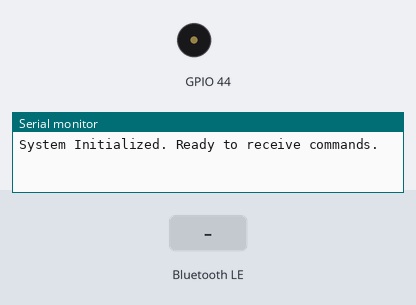
A sketch run on a simulated ESP32. On the bench: buzzer (waves = sounding), the last lines printed to the serial monitor. Inputs (shaded band) come from the test bench. Nothing arrives over Bluetooth unless stated; a phone connects over Bluetooth LE 3 s after start.

Above: at 1.2 s.
1.3 s: Bluetooth LE write "Power" received
At 2.4 s:
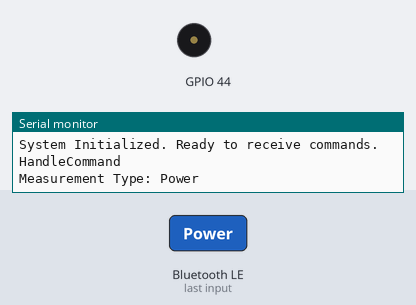
4.3 s: Bluetooth LE write "Voltage" received
At 4.9 s:
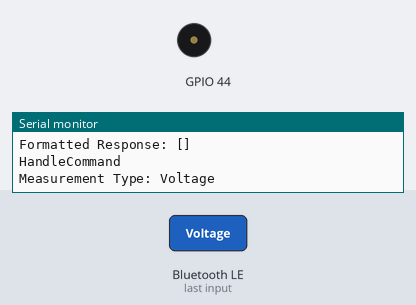
7.3 s: Bluetooth LE write "Current" received
At 11.15 s:
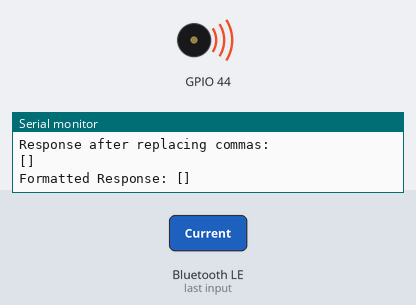
Timing chart, 0 to 13.2 s (numbered marks = the images above; inputs shaded):
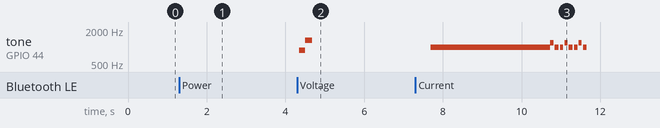

Measured:
- after the input at 1.3 s, tone on GPIO 44: stays silent (without the input it goes to 880 Hz after 1.7 s)
- after the input at 4.3 s, tone on GPIO 44: goes on until 4.7 s, then stays silent

The sketch:

main.ino
```cpp
#include <Arduino.h>
#include "Orchestrator.h"

// Define the pins used for UART communication on ESP32-C3
const int uartRxPin = D4;  // Example RX pin for ESP32-C3 (change as per your wiring)
const int uartTxPin = D3;  // Example TX pin for ESP32-C3 (change as per your wiring)
const int piezoPin = D7;
const uint32_t baudRate = 9600;

Orchestrator orchestrator(uartRxPin, uartTxPin, baudRate, piezoPin);

void setup() {
    // Run orchestrator BLE queue processing in its own task
    xTaskCreate(
        [](void* parameter) {
            for (;;) {
                orchestrator.processBleQueue();
                vTaskDelay(10 / portTICK_PERIOD_MS); // Small delay to yield to other tasks
            }
        },
        "ProcessBleQueueTask",
        2048, // Stack size
        NULL,
        1,    // Priority
        NULL
    );

    // Run orchestrator chime processing in its own task
    xTaskCreate(
        [](void* parameter) {
            for (;;) {
                orchestrator.chime.playNextChime();
                vTaskDelay(10 / portTICK_PERIOD_MS); // Small delay to yield to other tasks
            }
        },
        "PlayNextChimeTask",
        2048, // Stack size
        NULL,
        1,    // Priority
        NULL
    );

    // Start Serial Monitor for debugging
    Serial.begin(115200);  // This will be used for Serial Monitor output

    // Initialize the Orchestrator (handles UART and BLE)
    orchestrator.begin();

    // Additional setup or initialization if needed
    Serial.println("System Initialized. Ready to receive commands.");
}

void loop() {
    delay(1);
}
```

Chime.cpp
```cpp
#include "Chime.h"
#include "constants.h"

Chime::Chime(int piezoPin) : pin(piezoPin) {}

void Chime::begin() {
    pinMode(pin, OUTPUT);
    digitalWrite(pin, LOW);
}

void Chime::enqueueChime(ChimeTranslator::ChimeState state) {
    chimeQueue.push(state);
}

void Chime::playNextChime() {
    if (chimeQueue.empty()) return; // No chimes to play

    ChimeTranslator::ChimeState state = chimeQueue.front();
    chimeQueue.pop(); // Remove the chime from the queue

    switch (state) {
        case ChimeTranslator::CONNECT:
            playConnect();
            break;
        case ChimeTranslator::DISCONNECT:
            playDisconnect();
            break;
        case ChimeTranslator::SENT:
            playInfoSent();
            break;
        case ChimeTranslator::START:
            playStartup();
            break;
    }
}

void Chime::flushChimes() {
    while (!chimeQueue.empty()) {
        chimeQueue.pop(); // Clear the queue
    }
}

bool Chime::hasChimesToPlay() {
    return !chimeQueue.empty();
}

void Chime::toneSeq(const int* freqs, const int* durations, int count) {
    for (int i = 0; i < count; ++i) {
        if (freqs[i] > 0) {
            tone(pin, freqs[i], durations[i]);
        }
        delay(durations[i] + 30);  // Space between notes
    }
    noTone(pin);
}

// two tones
void Chime::playConnect() {
    int freqs[] = { 880, 1320 };
    int durations[] = { 120, 150 };
    toneSeq(freqs, durations, 2);
}

// descending tone
void Chime::playDisconnect() {
    int freqs[] = { 1320, 880 };
    int durations[] = { 150, 120 };
    toneSeq(freqs, durations, 2);
}

// beep
void Chime::playInfoSent() {
    int freqs[] = { 1000, 1200, 1000 };
    int durations[] = { 80, 80, 100 };
    toneSeq(freqs, durations, 3);
}

// ascending tone
void Chime::playStartup() {
    int freqs[] = { 660, 880, 1046 };
    int durations[] = { 100, 100, 200 };
    toneSeq(freqs, durations, 3);
}
```

Chime.h
```cpp
#ifndef CHIME_H
#define CHIME_H

#include <Arduino.h>
#include <queue>
#include "constants.h" // For ChimeTranslator enum

class Chime {
public:
    Chime(int piezoPin);
    void begin();

    void enqueueChime(ChimeTranslator::ChimeState state);
    void playNextChime();
    bool hasChimesToPlay();
    void flushChimes();

private:
    int pin;
    std::queue<ChimeTranslator::ChimeState> chimeQueue;
    void toneSeq(const int* freqs, const int* durations, int count);

    void playConnect();
    void playDisconnect();
    void playInfoSent();
    void playStartup();
};

#endif
```

Orchestrator.cpp
```cpp
#include "Orchestrator.h"
#include "Sender_esp32c3.h"
#include <Arduino.h>
#include "Chime.h"

using namespace std;

Orchestrator::Orchestrator(int uartRxPin, int uartTxPin, uint32_t baud, int piezoPin)
    : uart(Serial1), rxPin(uartRxPin), txPin(uartTxPin), baudRate(baud), chime(piezoPin) {
    // Register callbacks for BLE events
    bleSender.registerDataCallback([this](const std::string& command) {
        handleCommand(command);
    });
    bleSender.registerChimeCallback([this](int state) {
        onChime(state);
    });

}

void Orchestrator::begin() {
    // Initialize Serial2 for UART communication with specified RX/TX pins
    uart.begin(baudRate, SERIAL_8N1, rxPin, txPin);
    bleSender.begin("ESP32-BLE-Sender", true, true, true, true); // Notify + Write, no Read
    chime.begin();
    chime.flushChimes();
}

void Orchestrator::handleCommand(const string& command) {
    Serial.println("HandleCommand");
    // Format the incoming command
    String cmd = String(command.c_str());
    cmd.replace(';', ' ');

    // Extract MEASTYPE
    int firstSpace = cmd.indexOf(' ');
    int secondSpace = cmd.indexOf(' ', firstSpace + 1);
    String measurementType = cmd.substring(firstSpace + 1, secondSpace);
    Serial.println("Measurement Type: " + measurementType);

    // Send over UART (Serial2)
    uart.println(cmd);
    uart.flush();  // Ensure the command is sent before waiting for a response

    // Wait for multi-line UART responses from the other Arduino
    String response = waitForResponse();
    Serial.println("Response: " + response);

    // Format the response into a Python-style list
    String formattedResponse = formatResponsePyList(response, measurementType);
    Serial.println("Formatted Response: " + formattedResponse);

    // Split the formatted response into 19-byte chunks
    queueChunks(formattedResponse, 19);
}

String Orchestrator::waitForResponse() {
    String result;
    unsigned long start = millis();
    while (millis() - start < 3000) {  // 3 second timeout
        if (uart.available()) {
            String line = uart.readStringUntil('\n');
            line.trim();
            if (!line.isEmpty()) {
                if (!result.isEmpty()) {
                    result += ", ";
                }
                result += line;
            }
        }
    }
    Serial.println(result);
    return result;
}

String Orchestrator::formatResponsePyList(String response, String measurementType) {
    // Format the response into a list or other appropriate format
    String formattedResponse;
    if (measurementType == "Power" || measurementType == "Voltage" || measurementType == "Current") {
        // remove all commas in response and replace with empty
        response.replace(',', ' ');
        response.replace(' ', ',');
        Serial.println("Response after replacing commas: " + response);
        formattedResponse = "[" + response + "]";
    } else {
        int firstSpace = response.indexOf(' ');
        formattedResponse = "[" + ((firstSpace == -1) ? response : response.substring(0, firstSpace)) + "]";
    }
    Serial.println(formattedResponse);
    return formattedResponse;
}

void Orchestrator::queueChunks(String formattedResponse, int minChunkSize) {
    int start = 0;
    while (start < formattedResponse.length()) {
        int chunkSize = min(minChunkSize, (int)(formattedResponse.length() - start));
        String chunk = formattedResponse.substring(start, start + chunkSize);
        bleQueue.push(chunk);
        start += chunkSize;
    }
}

void Orchestrator::processBleQueue() {
    if (!bleQueue.empty() && millis() - lastSendTime >= bleSendInterval) {
        String nextChunk = bleQueue.front();
        bleQueue.pop();
        bleSender.sendResponse(nextChunk, false);
        lastSendTime = millis();
        chime.enqueueChime(ChimeTranslator::SENT);
    }
}
// Chime handling
void Orchestrator::onChime(int state) {
    // Handle chime state changes
    switch (state) {
        case ChimeTranslator::CONNECT:
            chime.enqueueChime(ChimeTranslator::CONNECT);
            break;
        case ChimeTranslator::DISCONNECT:
            chime.enqueueChime(ChimeTranslator::DISCONNECT);
            break;
        case ChimeTranslator::SENT:
            chime.enqueueChime(ChimeTranslator::SENT);
            break;
        case ChimeTranslator::START:
            chime.enqueueChime(ChimeTranslator::START);
            break;
    }
    if (chime.hasChimesToPlay()) {
        chime.playNextChime();
    }
}
```

Orchestrator.h
```cpp
#pragma once

#include <Arduino.h>
#include "Sender_esp32c3.h"
#include <queue>
#include "Chime.h"

class Orchestrator {
public:
    Orchestrator(int uartRxPin, int uartTxPin, uint32_t baud = 9600, int piezoPin = 0);
    Chime chime;

    void begin();
    void handleCommand(const std::string& command);   // Called when BLE sends a command
    void onChime(int state);
    void processBleQueue();

private:
    Sender_esp32c3 bleSender;
    HardwareSerial& uart;
    int rxPin, txPin;
    uint32_t baudRate;

    std::queue<String> bleQueue;
    unsigned long lastSendTime = 0;
    const unsigned long bleSendInterval = 80;  // ms between chunks

    String waitForResponse();
    String formatResponsePyList(String response, String measurementType);
    void queueChunks(String response, int chunkSize);
};
```

Sender_esp32c3.cpp
```cpp
#include "Sender_esp32c3.h"

Sender_esp32c3::Sender_esp32c3() : pServer(nullptr), pService(nullptr), pCharacteristic(nullptr),
    commandHandler(nullptr), chimeHandler(nullptr) {}

void Sender_esp32c3::begin(const std::string& deviceName, bool enableNotify, bool enableIndicate, bool enableWrite, bool enableRead) {
    BLEDevice::init(String(deviceName.c_str()));
    pServer = BLEDevice::createServer();
    pServer->setCallbacks(new RocketBLEServerCallbacks(this));

    pService = pServer->createService(BLEUUID((uint16_t)0xFFE0));

    setupCharacteristics(enableNotify, enableIndicate, enableWrite, enableRead);

    pService->start();
    startAdvertising();
}

void Sender_esp32c3::setupCharacteristics(bool enableNotify, bool enableIndicate, bool enableWrite, bool enableRead) {
    uint32_t properties = 0;
    if (enableNotify) properties |= BLECharacteristic::PROPERTY_NOTIFY;
    if (enableIndicate) properties |= BLECharacteristic::PROPERTY_INDICATE;
    if (enableWrite)  properties |= BLECharacteristic::PROPERTY_WRITE;
    if (enableRead)   properties |= BLECharacteristic::PROPERTY_READ;

    pCharacteristic = pService->createCharacteristic(
        BLEUUID((uint16_t)0xFFE1),
        properties
    );

    if (enableNotify || enableIndicate) {
        pCharacteristic->addDescriptor(new BLE2902());
    }

    pCharacteristic->setCallbacks(new RocketBLECharacteristicCallbacks(this));
}

void Sender_esp32c3::startAdvertising() {
    BLEAdvertising* pAdvertising = BLEDevice::getAdvertising();
    pAdvertising->addServiceUUID(pService->getUUID());
    pAdvertising->start();
}

void Sender_esp32c3::stopAdvertising() {
    BLEDevice::getAdvertising()->stop();
}

void Sender_esp32c3::registerDataCallback(CommandCallback cb) {
    commandHandler = cb;
}

void Sender_esp32c3::registerChimeCallback(FlagSetCallback cm) {
    chimeHandler = cm;
}

void Sender_esp32c3::sendResponse(const String& response, bool useIndicate) {
    if (pCharacteristic) {
        pCharacteristic->setValue(response.c_str());
        if (useIndicate) {
            pCharacteristic->indicate();
        } else {
            pCharacteristic->notify();
        }
    }
}

void Sender_esp32c3::sendIndication(const String& indication) {
    sendResponse(indication, true);
}

void Sender_esp32c3::broadcast(const String& message) {
    stopAdvertising();

    BLEAdvertising* pAdvertising = BLEDevice::getAdvertising();
    BLEAdvertisementData advData;
    advData.setName("Rocket_Battery_Broadcast");
    advData.setManufacturerData(message);
    pAdvertising->setAdvertisementData(advData);

    startAdvertising();
}

// Callbacks

void Sender_esp32c3::RocketBLECharacteristicCallbacks::onWrite(BLECharacteristic* pCharacteristic) {
    String value = pCharacteristic->getValue().c_str();
    if (sender_->commandHandler) {
        sender_->commandHandler(std::string(value.c_str()));
    }
}

void Sender_esp32c3::RocketBLECharacteristicCallbacks::onRead(BLECharacteristic* pCharacteristic) {
    Serial.println("Log read request");
}

void Sender_esp32c3::RocketBLEServerCallbacks::onConnect(BLEServer* pServer) {
    if (sender_->chimeHandler) {
        sender_->chimeHandler(ChimeTranslator::CONNECT);
    }
}

void Sender_esp32c3::RocketBLEServerCallbacks::onDisconnect(BLEServer* pServer) {
    if (sender_->chimeHandler) {
        sender_->chimeHandler(ChimeTranslator::DISCONNECT);
    }
    sender_->startAdvertising();
}
```

Sender_esp32c3.h
```cpp
#ifndef SENDER_ESP32C3_H
#define SENDER_ESP32C3_H

#include <BLEDevice.h>
#include <BLEServer.h>
#include <BLEUtils.h>
#include <BLE2902.h>
#include <functional>
#include "constants.h"
#include <vector>

class Sender_esp32c3 {
public:
    using CommandCallback = std::function<void(const std::string&)>;
    using FlagSetCallback = std::function<void(bool)>;

    Sender_esp32c3();

    void begin(const std::string& deviceName, bool enableNotify, bool enableIndicate, bool enableWrite, bool enableRead);
    void stopAdvertising();
    void sendResponse(const String& response, bool useIndicate);
    void sendIndication(const String& indication);
    void broadcast(const String& message);
    void registerDataCallback(CommandCallback cb);
    void registerChimeCallback(FlagSetCallback cm);

private:
    BLEServer* pServer;
    BLEService* pService;
    BLECharacteristic* pCharacteristic;

    CommandCallback commandHandler;
    FlagSetCallback chimeHandler;

    void setupCharacteristics(bool enableNotify, bool enableIndicate, bool enableWrite, bool enableRead);
    void startAdvertising();

public:
    class RocketBLECharacteristicCallbacks : public BLECharacteristicCallbacks {
    public:
        RocketBLECharacteristicCallbacks(Sender_esp32c3* sender) : sender_(sender) {}
        void onWrite(BLECharacteristic* pCharacteristic) override;
        void onRead(BLECharacteristic* pCharacteristic) override;
    private:
        Sender_esp32c3* sender_;
    };

    class RocketBLEServerCallbacks : public BLEServerCallbacks {
    public:
        RocketBLEServerCallbacks(Sender_esp32c3* sender) : sender_(sender) {}
        void onConnect(BLEServer* pServer) override;
        void onDisconnect(BLEServer* pServer) override;
    private:
        Sender_esp32c3* sender_;
    };
};

#endif // SENDER_ESP32C3_H
```

constants.h
```cpp
#pragma once

namespace ChimeTranslator {
    enum ChimeState {
        CONNECT,
        DISCONNECT,
        SENT,
        START
    };
}
```
